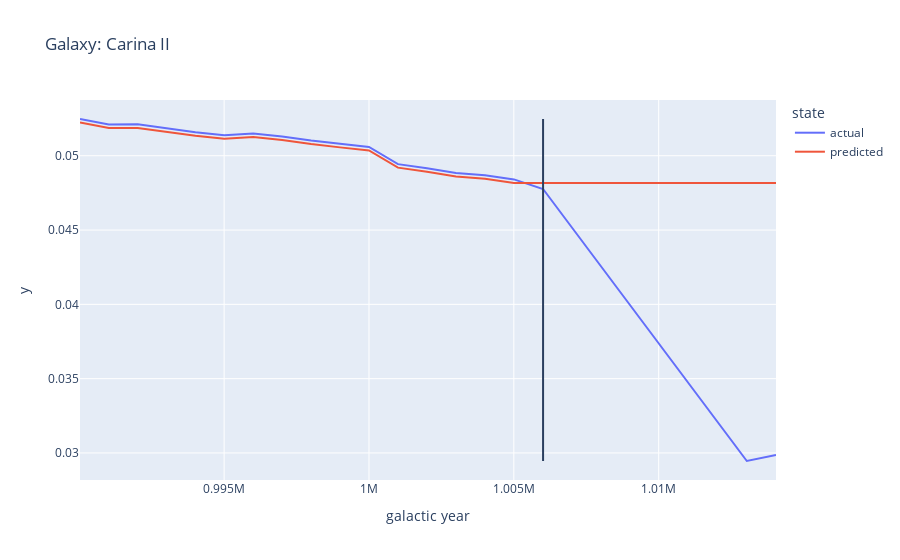

Write notebook code for a chart like this one.
### Code cell
# Plotting y_true vs y_pred with forecast, change i variable
# to see the different galaxies
galaxy_index = 32
plot_resulting_df(res_df=resulting_df, index=galaxy_index)

### Figure 1 — Plotly figure (JSON) as saved in the notebook; plotly's stock layout.template omitted (floating-point values rounded to 4 significant figures)
{"data": [{"hovertemplate": "state=actual<br>galactic year=%{x}<br>y=%{y}<extra></extra>", "legendgroup": "actual", "line": {"color": "#636efa", "dash": "solid"}, "mode": "lines", "name": "actual", "showlegend": true, "type": "scatter", "x": [990025, 991020, 992016, 993012, 994009, 995006, 996004, 997002, 998001, 999000, 1000000, 1001000, 1002001, 1003002, 1004004, 1005006, 1006009, 1013042, 1014049], "xaxis": "x", "y": [0.05247, 0.0521, 0.05211, 0.05185, 0.05159, 0.05139, 0.05149, 0.0513, 0.05103, 0.0508, 0.0506, 0.04944, 0.04917, 0.04884, 0.04869, 0.04841, 0.04776, 0.02946, 0.02986], "yaxis": "y"}, {"hovertemplate": "state=predicted<br>galactic year=%{x}<br>y=%{y}<extra></extra>", "legendgroup": "predicted", "line": {"color": "#EF553B", "dash": "solid"}, "mode": "lines", "name": "predicted", "showlegend": true, "type": "scatter", "x": [990025, 991020, 992016, 993012, 994009, 995006, 996004, 997002, 998001, 999000, 1000000, 1001000, 1002001, 1003002, 1004004, 1005006, 1006009, 1013042, 1014049], "xaxis": "x", "y": [0.05223, 0.05186, 0.05187, 0.05162, 0.05135, 0.05115, 0.05125, 0.05106, 0.05079, 0.05056, 0.05036, 0.0492, 0.04893, 0.0486, 0.04845, 0.04817, 0.04817, 0.04817, 0.04817], "yaxis": "y"}], "layout": {"legend": {"title": {"text": "state"}, "tracegroupgap": 0}, "shapes": [{"type": "line", "x0": 1006009, "x1": 1006009, "xref": "x", "y0": 0.02946, "y1": 0.05247, "yref": "y"}], "title": {"text": "Galaxy: Carina II"}, "xaxis": {"anchor": "y", "domain": [0, 1], "title": {"text": "galactic year"}}, "yaxis": {"anchor": "x", "domain": [0, 1], "title": {"text": "y"}}}}
